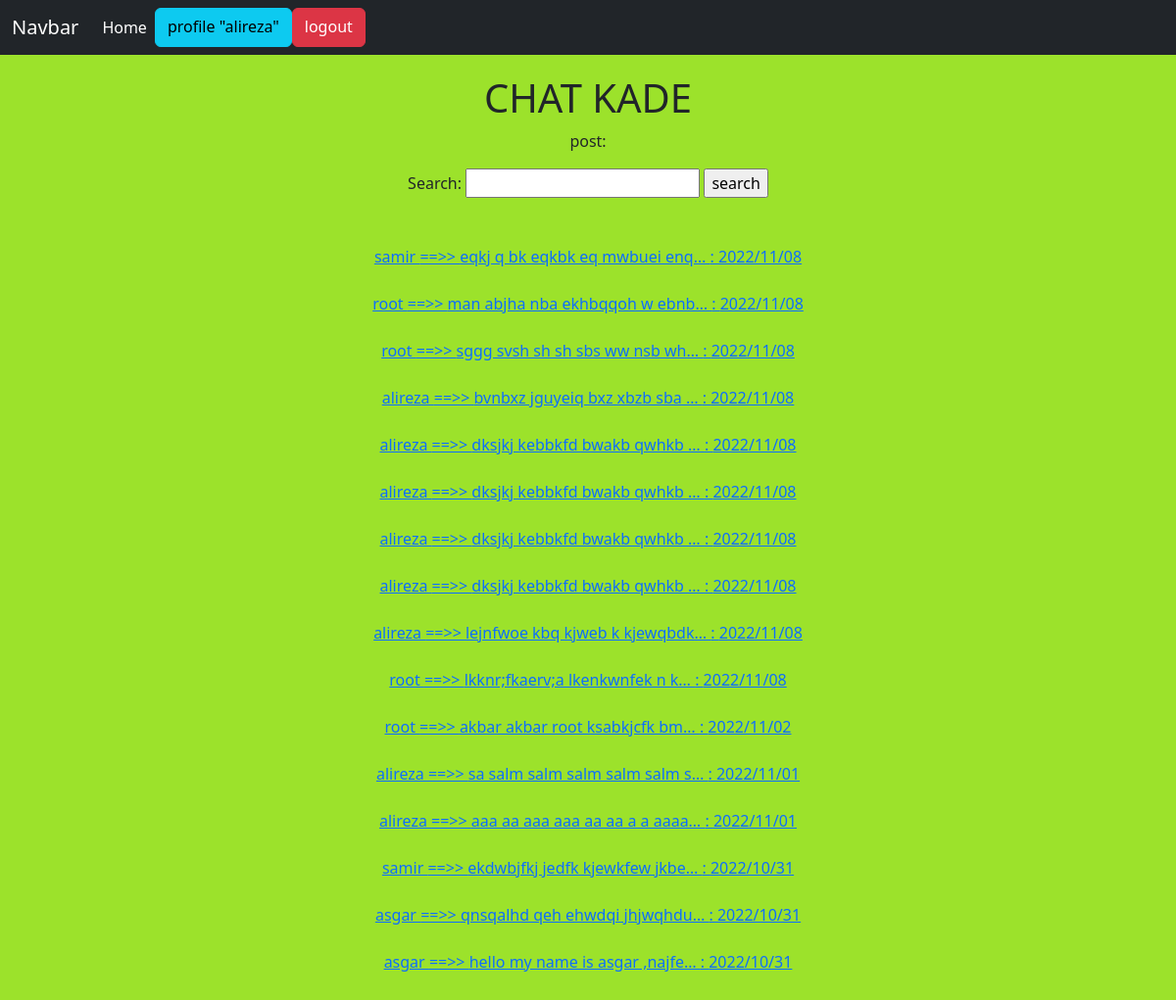
Screenshot of / (signed in) with the database file from the repository.
### home/models.py (models this page shows, shortened)
class Post(models.Model):
    user=models.ForeignKey(User,on_delete=models.CASCADE,related_name="posts")
    body=models.TextField()
    slug=models.SlugField(max_length=30)
    created=models.DateTimeField(auto_now_add=True)
    updated=models.DateTimeField(auto_now=True)
    class Meta:
        ordering=('-updated',)
    def get_absolute_url(self):
        return reverse('home:post_detail',args=[self.id,self.slug])

### home/views.py (the view, shortened to what this page needs)
# urls.py: path('', views.HomeView.as_view(),name='home'),
class HomeView(View):
    form_class=PostSearchForm
    def get(self,request):
        posts=Post.objects.all()
        if request.GET.get('search'):
            posts=Post.objects.filter(body__contains=request.GET['search'])
        return render(request,'home/index.html',{'posts':posts,'form':self.form_class})

### home/templates/home/index.html (shortened to what this page needs)
{% extends 'base.html'%}
{% block content %}
        <h1 class="text-center"> CHAT KADE</h1>
        <p class="text-center"> post:</p>
    <div class="text-center">
    <form class="center" action="" method="get">
        {{ form }}
        <input type="submit" value="search" >
    </form>
    <br>
    <br>
    </div>
    <div class="text-center">
        {% for post in posts %}
            <div class="text-center">
            <a href="{{ post.get_absolute_url }}">{{ post.user.username }} ==>>  {{ post.body|truncatechars:30 }}  :  {{ post.updated|date:"Y/m/d" }}</a>
            </div>
        {% endfor %}
    </div>
{% endblock %}

### templates/inc/navbar.html
<nav class="navbar navbar-expand-lg navbar-dark bg-dark">
    <div class="container-fluid">
        <a class="navbar-brand" href="#">Navbar</a>
        <div class="collapse navbar-collapse" id="navbarNavAltMarkup">
            <div class="navbar-nav"><a class="nav-link active" aria-current="page" href="{% url 'home:home' %}">Home</a>
                {% if not request.user.is_authenticated %}
                    <a class="btn btn-info" href="{% url 'account:register_user' %}">Register</a>
                    <a class="btn btn-success" href="{% url 'account:login_user' %}">Login</a>
                {% else %}
                    <a class="btn btn-info" href="{% url 'account:profile_user' request.user.id %}">profile "{{ request.user }}"</a>
                    <a class="btn btn-danger" href="{% url 'account:logout_user' %}">logout</a>
                {% endif %}
            </div>
        </div>
    </div>
</nav>

### rows the page displays
Post: user.username "samir", body "eqkj q bk eqkbk eq mwbuei enq…", updated "2022/11/08"
Post: user.username "root", body "man abjha nba ekhbqqoh w ebnb…", updated "2022/11/08"
Post: user.username "root", body "sggg svsh sh sh sbs ww nsb wh…", updated "2022/11/08"
Post: user.username "alireza", body "bvnbxz jguyeiq bxz xbzb sba …", updated "2022/11/08"
Post: user.username "alireza", body "dksjkj kebbkfd bwakb qwhkb …", updated "2022/11/08"
Post: user.username "alireza", body "dksjkj kebbkfd bwakb qwhkb …", updated "2022/11/08"
Post: user.username "alireza", body "dksjkj kebbkfd bwakb qwhkb …", updated "2022/11/08"
Post: user.username "alireza", body "dksjkj kebbkfd bwakb qwhkb …", updated "2022/11/08"
Post: user.username "alireza", body "lejnfwoe kbq kjweb k kjewqbdk…", updated "2022/11/08"
Post: user.username "root", body "lkknr;fkaerv;a lkenkwnfek n k…", updated "2022/11/08"
Post: user.username "root", body "akbar akbar root ksabkjcfk bm…", updated "2022/11/02"
Post: user.username "alireza", body "sa salm salm salm salm salm s…", updated "2022/11/01"
Post: user.username "alireza", body "aaa aa aaa aaa aa aa a a aaaa…", updated "2022/11/01"
Post: user.username "samir", body "ekdwbjfkj jedfk kjewkfew jkbe…", updated "2022/10/31"
Post: user.username "asgar", body "qnsqalhd qeh ehwdqi jhjwqhdu…", updated "2022/10/31"
Post: user.username "asgar", body "hello my name is asgar ,najfe…", updated "2022/10/31"

### other values shown
{{ request.user }} "alireza"
